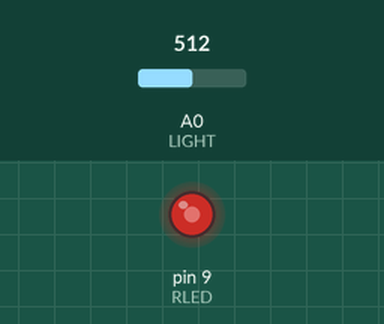
Simulated run of this sketch. Board: Arduino Uno, built with avr-gcc and run on an emulated ATmega328P. On the bench: output pins drawn as LEDs (lit = HIGH). The test bench sets the inputs (shaded band); at power-on: A0 (LIGHT) = 512. What the sketch prints to the serial monitor is not drawn.

Above: at 1.2 s.
1.3 s: A0 (LIGHT) set to 716
At 2.3 s:
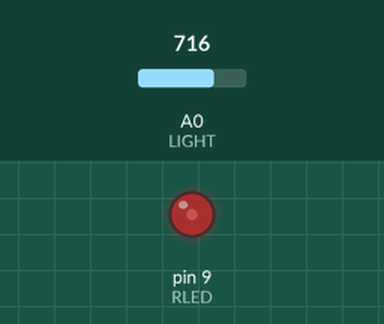
2.8 s: A0 (LIGHT) set to 900
At 3.5 s:
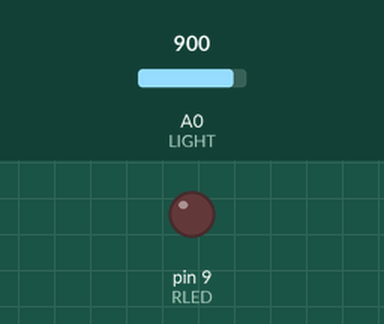
4.3 s: A0 (LIGHT) set to 893
At 5.5 s:
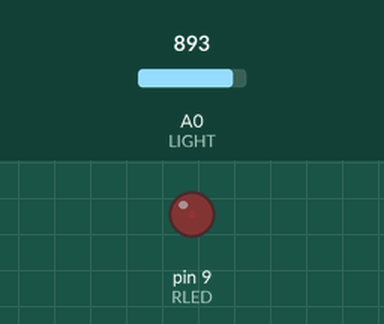
5.8 s: A0 (LIGHT) set to 306
At 6.9 s:
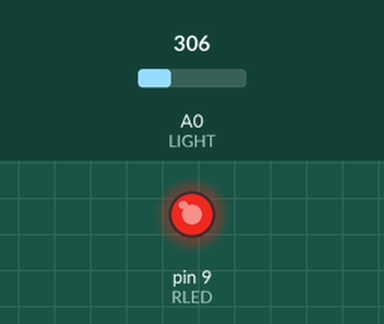
7.3 s: A0 (LIGHT) set to 511
At 8.2 s:
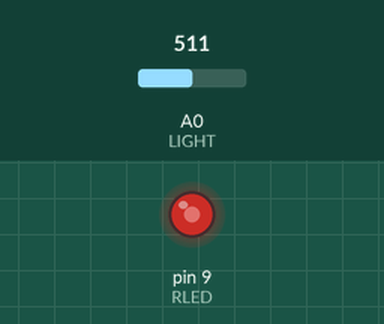
8.8 s: A0 (LIGHT) set to 910
At 9.2 s:
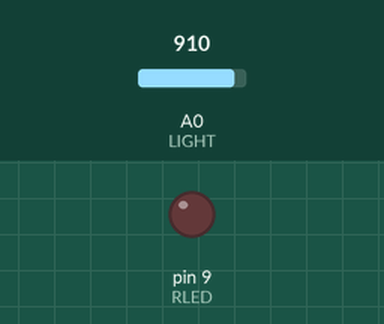
Timing chart, 0 to 11.3 s (numbered marks = the images above; inputs shaded):
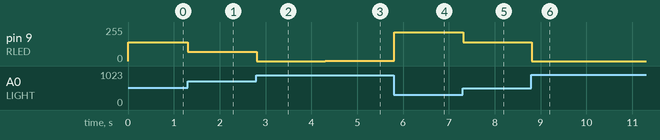

The sketch:

Nighlight_JLess.ino
```cpp
//Автоматический ночник
const int RLED=9; //Контакт 9 для красного цвета RGB
const int LIGHT=0; //А0 для входа фоторезистора.
const int MIN_LIGHT=200; //Нижний порог освещенности
const int MAX_LIGHT=900; //Верхний порог освещенности
int val = 0; //Переменная для приема аналогового значения

void setup() {
   pinMode(RLED,OUTPUT);
   Serial.begin(9600);
}

void loop() {
  val = analogRead(LIGHT); //Чтение показаий фоторезистора
  val = map(val, MIN_LIGHT, MAX_LIGHT, 255, 0); //Вызов функции map для приведения соответствия значений
  val = constrain(val, 0, 255);     // Обозначение границ
  Serial.println(val);
  analogWrite(RLED,val);            // Управление светодиодом

}
```

Measured:
- after the input at 1.3 s, pin 9 (RLED): 142/255 → 68/255 at once
- after the input at 2.8 s, pin 9 (RLED): 68/255 → 0/255 at once
- after the input at 4.3 s, pin 9 (RLED): 0/255 → 3/255 at once
- after the input at 5.8 s, pin 9 (RLED): 3/255 → 217/255 at once
- after the input at 7.3 s, pin 9 (RLED): 217/255 → 142/255 at once
- after the input at 8.8 s, pin 9 (RLED): 142/255 → 0/255 at once
